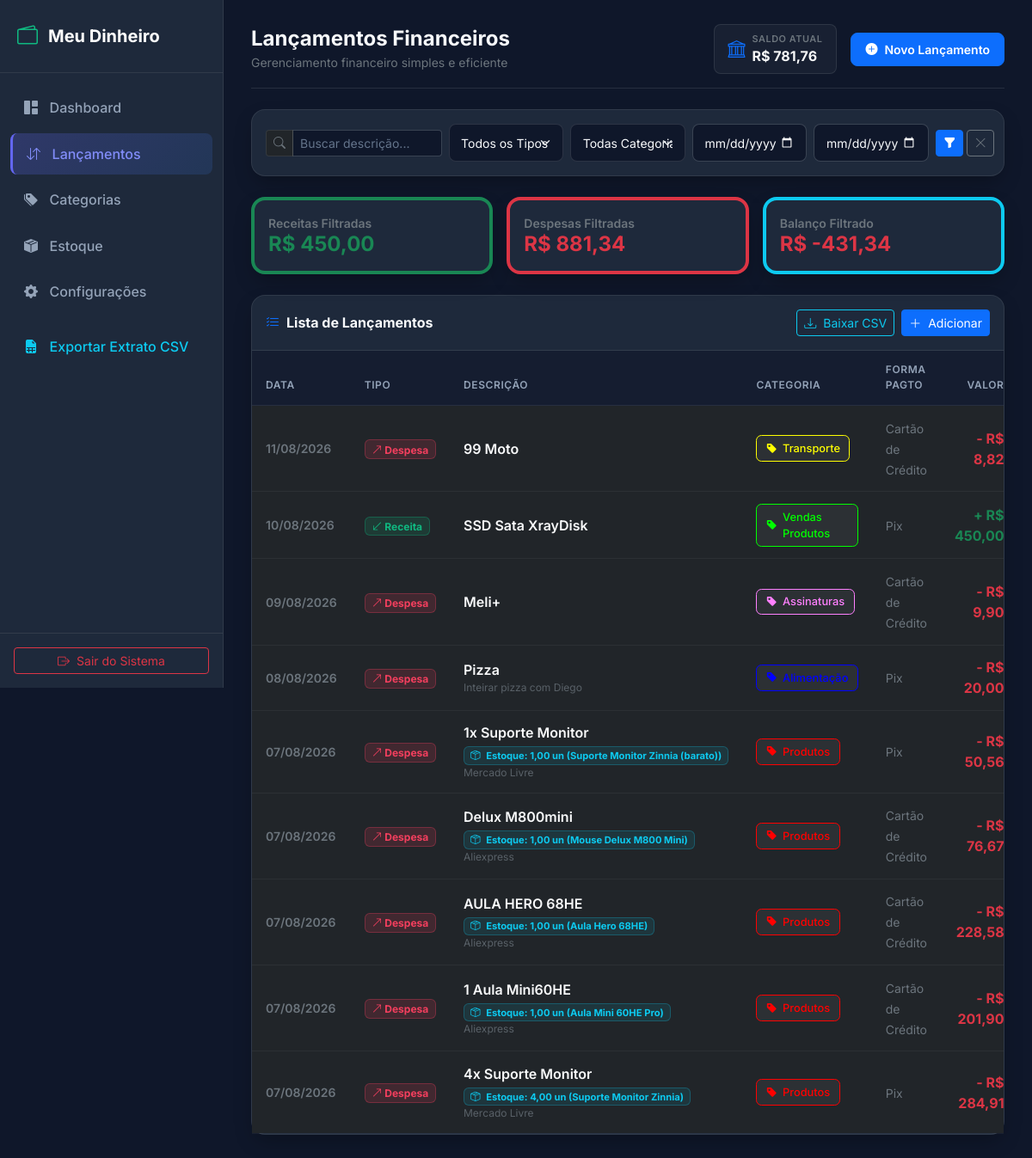
Page /transacoes/ (signed in) on the committed database.
### financas/models.py (models this page shows, shortened)
class UserProfile(models.Model):
    user = models.OneToOneField(User, on_delete=models.CASCADE, related_name='profile')
    initial_balance = models.DecimalField(
        max_digits=12,
        decimal_places=2,
        default=Decimal('0.00'),
        verbose_name="Saldo Inicial / de Partida"
    )
    currency = models.CharField(max_length=5, default="R$", verbose_name="Moeda")
    def get_total_income_all_time(self):
        total = self.user.transactions.filter(type='INCOME').aggregate(Sum('amount'))['amount__sum']
        return total or Decimal('0.00')
    def get_total_expense_all_time(self):
        total = self.user.transactions.filter(type='EXPENSE').aggregate(Sum('amount'))['amount__sum']
        return total or Decimal('0.00')
    def get_current_balance(self):
        return self.initial_balance + self.get_total_income_all_time() - self.get_total_expense_all_time()

class Transaction(models.Model):
    TRANSACTION_TYPES = [
        ('INCOME', 'Receita / Entradas'),
        ('EXPENSE', 'Despesa / Saídas'),
    ]
    PAYMENT_METHODS = [
        ('PIX', 'Pix'),
        ('CARTAO_CREDITO', 'Cartão de Crédito'),
        ('CARTAO_DEBITO', 'Cartão de Débito'),
        ('DINHEIRO', 'Dinheiro'),
        ('TRANSFERENCIA', 'Transferência'),
        ('OUTRO', 'Outro'),
    ]
    user = models.ForeignKey(User, on_delete=models.CASCADE, related_name='transactions')
    type = models.CharField(max_length=10, choices=TRANSACTION_TYPES, verbose_name="Tipo")
    description = models.CharField(max_length=255, verbose_name="Descrição")
    amount = models.DecimalField(max_digits=12, decimal_places=2, verbose_name="Valor (R$)")
    date = models.DateField(verbose_name="Data")
    category = models.ForeignKey(
        Category,
        on_delete=models.SET_NULL,
        null=True,
        blank=True,
        related_name='transactions',
        verbose_name="Categoria"
    )
    payment_method = models.CharField(
        max_length=20,
        choices=PAYMENT_METHODS,
        default='PIX',
        verbose_name="Forma de Pagamento"
    )
    notes = models.TextField(blank=True, null=True, verbose_name="Observações")
    affects_stock = models.BooleanField(default=False, verbose_name="Afeta Estoque?")
    product = models.ForeignKey(
        Product,
        on_delete=models.SET_NULL,
        null=True,
        blank=True,
        related_name='transactions',
        verbose_name="Produto"
    )
    quantity = models.DecimalField(
        max_digits=12,
        decimal_places=2,
        null=True,
        blank=True,
        verbose_name="Quantidade"
    )
    created_at = models.DateTimeField(auto_now_add=True)
    updated_at = models.DateTimeField(auto_now=True)
    class Meta:
        verbose_name = "Transação"
        verbose_name_plural = "Transações"
        ordering = ['-date', '-created_at']

class Category(models.Model):
    TRANSACTION_TYPES = [
        ('INCOME', 'Receita / Entradas'),
        ('EXPENSE', 'Despesa / Saídas'),
    ]
    user = models.ForeignKey(User, on_delete=models.CASCADE, related_name='categories', null=True, blank=True)
    name = models.CharField(max_length=100, verbose_name="Nome da Categoria")
    type = models.CharField(max_length=10, choices=TRANSACTION_TYPES, default='EXPENSE', verbose_name="Tipo")
    color = models.CharField(max_length=20, default='#6366f1', verbose_name="Cor (HEX)")
    icon = models.CharField(max_length=50, default='bi-tag-fill', verbose_name="Ícone Bootstrap")
    is_default = models.BooleanField(default=False)
    created_at = models.DateTimeField(auto_now_add=True)
    class Meta:
        verbose_name = "Categoria"
        verbose_name_plural = "Categorias"
        ordering = ['type', 'name']

class Product(models.Model):
    user = models.ForeignKey(User, on_delete=models.CASCADE, related_name='products')
    name = models.CharField(max_length=150, verbose_name="Nome do Produto")
    sku = models.CharField(max_length=50, blank=True, null=True, verbose_name="SKU / Código")
    unit = models.CharField(max_length=20, default="un", verbose_name="Unidade de Medida")
    cost_price = models.DecimalField(
        max_digits=12, decimal_places=2, default=Decimal('0.00'), verbose_name="Preço Custo Unitário (R$)"
    )
    sale_price = models.DecimalField(
        max_digits=12, decimal_places=2, default=Decimal('0.00'), verbose_name="Preço Venda Unitário (R$)"
    )
    created_at = models.DateTimeField(auto_now_add=True)
    updated_at = models.DateTimeField(auto_now=True)
    class Meta:
        verbose_name = "Produto"
        verbose_name_plural = "Produtos"
        ordering = ['name']
    def get_current_stock(self):
        entries = self.transactions.filter(affects_stock=True, type='EXPENSE').aggregate(Sum('quantity'))['quantity__sum'] or Decimal('0.00')
        exits = self.transactions.filter(affects_stock=True, type='INCOME').aggregate(Sum('quantity'))['quantity__sum'] or Decimal('0.00')
        return entries - exits

### financas/views.py (the view)
# urls.py: path('transacoes/', views.transaction_list_view, name='transactions'),
@login_required
def transaction_list_view(request):
    user = request.user
    profile = UserProfile.objects.get_or_create(user=user)[0]
    queryset = Transaction.objects.filter(user=user).select_related('category')
    search_query = request.GET.get('search', '').strip()
    type_filter = request.GET.get('type', '')
    category_filter = request.GET.get('category', '')
    start_date = request.GET.get('start_date', '')
    end_date = request.GET.get('end_date', '')
    if search_query:
        queryset = queryset.filter(Q(description__icontains=search_query) | Q(notes__icontains=search_query))
    if type_filter in ['INCOME', 'EXPENSE']:
        queryset = queryset.filter(type=type_filter)
    if category_filter.isdigit():
        queryset = queryset.filter(category_id=int(category_filter))
    if start_date:
        queryset = queryset.filter(date__gte=start_date)
    if end_date:
        queryset = queryset.filter(date__lte=end_date)
    total_incomes = queryset.filter(type='INCOME').aggregate(Sum('amount'))['amount__sum'] or Decimal('0.00')
    total_expenses = queryset.filter(type='EXPENSE').aggregate(Sum('amount'))['amount__sum'] or Decimal('0.00')
    filtered_net = total_incomes - total_expenses
    paginator = Paginator(queryset, 15)
    page_number = request.GET.get('page')
    page_obj = paginator.get_page(page_number)
    categories = Category.objects.filter(Q(user=user) | Q(is_default=True)).order_by('type', 'name')
    form = TransactionForm(user=user)
    context = {
        'profile': profile,
        'page_obj': page_obj,
        'total_incomes': total_incomes,
        'total_expenses': total_expenses,
        'filtered_net': filtered_net,
        'categories': categories,
        'form': form,
        'search_query': search_query,
        'type_filter': type_filter,
        'category_filter': category_filter,
        'start_date': start_date,
        'end_date': end_date,
    }
    return render(request, 'financas/transactions.html', context)

### templates/financas/transactions.html (shortened to what this page needs)
{% extends 'base.html' %}
{% load static %}
{% block page_title %}Lançamentos Financeiros{% endblock %}
{% block content %}
<div class="card-custom p-3 mb-4">
  <form method="get" class="row g-2 align-items-center">
    <div class="col-12 col-md-3">
      <div class="input-group input-group-sm">
        <span class="input-group-text bg-dark border-secondary border-opacity-25 text-secondary"><i class="bi bi-search"></i></span>
        <input type="text" name="search" class="form-control" placeholder="Buscar descrição..." value="{{ search_query }}">
      </div>
    </div>
    <div class="col-6 col-md-2">
      <select name="type" class="form-select form-select-sm">
        <option value="">Todos os Tipos</option>
      </select>
    </div>
    <div class="col-6 col-md-2">
      <select name="category" class="form-select form-select-sm">
        <option value="">Todas Categorias</option>
      </select>
    </div>
    <div class="col-6 col-md-2">
      <input type="date" name="start_date" class="form-control form-control-sm" value="{{ start_date }}" placeholder="Data Inicial">
    </div>
    <div class="col-6 col-md-2">
      <input type="date" name="end_date" class="form-control form-control-sm" value="{{ end_date }}" placeholder="Data Final">
    </div>
    <div class="col-12 col-md-1 d-flex gap-1">
      <button type="submit" class="btn btn-primary btn-sm w-100"><i class="bi bi-funnel-fill"></i></button>
      <a href="{% url 'transactions' %}" class="btn btn-outline-secondary btn-sm" title="Limpar Filtros"><i class="bi bi-x-lg"></i></a>
    </div>
  </form>
</div>
<div class="row g-3 mb-4">
  <div class="col-12 col-md-4">
    <div class="card-custom p-3 border-start border-success border-4">
      <div class="text-secondary small fw-semibold">Receitas Filtradas</div>
      <div class="h4 mb-0 fw-bold text-success">R$ {{ total_incomes|floatformat:2 }}</div>
    </div>
  </div>
  <div class="col-12 col-md-4">
    <div class="card-custom p-3 border-start border-danger border-4">
      <div class="text-secondary small fw-semibold">Despesas Filtradas</div>
      <div class="h4 mb-0 fw-bold text-danger">R$ {{ total_expenses|floatformat:2 }}</div>
    </div>
  </div>
  <div class="col-12 col-md-4">
    <div class="card-custom p-3 border-start border-info border-4">
      <div class="text-secondary small fw-semibold">Balanço Filtrado</div>
      <div class="h4 mb-0 fw-bold {% if filtered_net >= 0 %}text-info{% else %}text-danger{% endif %}">
        R$ {{ filtered_net|floatformat:2 }}
      </div>
    </div>
  </div>
</div>
<div class="card-custom">
  <div class="p-3 border-bottom border-secondary border-opacity-25 d-flex align-items-center justify-content-between">
    <h5 class="h6 mb-0 fw-bold d-flex align-items-center gap-2">
      <i class="bi bi-list-check text-primary"></i> Lista de Lançamentos
    </h5>
    <div class="d-flex align-items-center gap-2">
      <a href="{% url 'export_csv' %}" class="btn btn-outline-info btn-sm">
        <i class="bi bi-download me-1"></i> Baixar CSV
      </a>
      <button type="button" class="btn btn-primary btn-sm" data-bs-toggle="modal" data-bs-target="#quickAddModal">
        <i class="bi bi-plus-lg me-1"></i> Adicionar
      </button>
    </div>
  </div>
  {% if page_obj %}
    <div class="table-responsive">
      <table class="table table-custom mb-0">
        <thead>
          <tr>
            <th>Data</th>
            <th>Tipo</th>
            <th>Descrição</th>
            <th>Categoria</th>
            <th>Forma Pagto</th>
            <th class="text-end">Valor</th>
          </tr>
        </thead>
        <tbody>
          {% for t in page_obj %}
            <tr>
              <td class="text-secondary small fw-semibold">{{ t.date|date:"d/m/Y" }}</td>
              <td>
                {% if t.type == 'INCOME' %}
                  <span class="badge badge-income"><i class="bi bi-arrow-down-left"></i> Receita</span>
                {% else %}
                  <span class="badge badge-expense"><i class="bi bi-arrow-up-right"></i> Despesa</span>
                {% endif %}
              </td>
              <td>
                <div class="fw-semibold text-light">{{ t.description }}</div>
                {% if t.affects_stock and t.product %}
                  <span class="badge bg-info bg-opacity-10 text-info border border-info border-opacity-25 mt-1" style="font-size: 0.7rem;">
                    <i class="bi bi-box-seam me-1"></i> Estoque: {{ t.quantity|floatformat:2 }} {{ t.product.unit }} ({{ t.product.name }})
                  </span>
                {% endif %}
                {% if t.notes %}
                  <small class="text-secondary opacity-75 d-block" style="font-size: 0.75rem;">{{ t.notes }}</small>
                {% endif %}
              </td>
              <td>
                {% if t.category %}
                  <span class="badge-cat" style="background-color: rgba(255,255,255,0.05); color: {{ t.category.color }}; border: 1px solid {{ t.category.color }};">
                    <i class="bi {{ t.category.icon }}"></i> {{ t.category.name }}
                  </span>
                {% else %}
                  <span class="text-secondary small">Sem Categoria</span>
                {% endif %}
              </td>
              <td><span class="text-secondary small">{{ t.get_payment_method_display }}</span></td>
              <td class="text-end fw-bold fs-6 {% if t.type == 'INCOME' %}text-success{% else %}text-danger{% endif %}">
                {% if t.type == 'INCOME' %}+{% else %}-{% endif %} R$ {{ t.amount|floatformat:2 }}
              </td>
            </tr>
          {% endfor %}
        </tbody>
      </table>
    </div>
  {% endif %}
</div>
{% endblock %}

### templates/base.html (shortened to what this page needs)
{% load static %}
<!DOCTYPE html>
<html lang="pt-br" data-bs-theme="dark">
<head>
  <link href="https://cdn.jsdelivr.net/npm/bootstrap@5.3.3/dist/css/bootstrap.min.css" rel="stylesheet">
  <link rel="stylesheet" href="https://cdn.jsdelivr.net/npm/bootstrap-icons@1.11.3/font/bootstrap-icons.min.css">
  <link rel="stylesheet" href="{% static 'css/custom.css' %}">
</head>
<body>
  <aside class="sidebar" id="sidebar">
    <div class="brand-logo">
      <i class="bi bi-wallet2"></i>
      <span>Meu Dinheiro</span>
    </div>
    <nav class="nav-menu">
      <a href="{% url 'dashboard' %}" class="nav-link-custom {% if request.resolver_match.url_name == 'dashboard' %}active{% endif %}">
        <i class="bi bi-grid-1x2-fill"></i>
        <span>Dashboard</span>
      </a>
      <a href="{% url 'transactions' %}" class="nav-link-custom {% if request.resolver_match.url_name == 'transactions' %}active{% endif %}">
        <i class="bi bi-arrow-down-up"></i>
        <span>Lançamentos</span>
      </a>
      <a href="{% url 'categories' %}" class="nav-link-custom {% if request.resolver_match.url_name == 'categories' %}active{% endif %}">
        <i class="bi bi-tags-fill"></i>
        <span>Categorias</span>
      </a>
      <a href="{% url 'stock' %}" class="nav-link-custom {% if request.resolver_match.url_name == 'stock' %}active{% endif %}">
        <i class="bi bi-box-seam-fill"></i>
        <span>Estoque</span>
      </a>
      <a href="{% url 'settings' %}" class="nav-link-custom {% if request.resolver_match.url_name == 'settings' %}active{% endif %}">
        <i class="bi bi-gear-fill"></i>
        <span>Configurações</span>
      </a>
      <a href="{% url 'export_csv' %}" class="nav-link-custom text-info mt-3">
        <i class="bi bi-file-earmark-spreadsheet-fill"></i>
        <span>Exportar Extrato CSV</span>
      </a>
    </nav>
    <div class="p-3 border-top border-secondary border-opacity-25">
      <form method="post" action="{% url 'logout' %}">
        <button type="submit" class="btn btn-outline-danger w-100 btn-sm d-flex align-items-center justify-content-center gap-2">
          <i class="bi bi-box-arrow-right"></i> Sair do Sistema
        </button>
      </form>
    </div>
  </aside>
  <main class="main-content">
    <header class="d-flex align-items-center justify-content-between mb-4 pb-3 border-bottom border-secondary border-opacity-25">
      <div class="d-flex align-items-center gap-3">
        <div>
          <h1 class="h4 mb-0 fw-bold">{% block page_title %}Dashboard{% endblock %}</h1>
          <small class="text-secondary d-none d-sm-inline">Gerenciamento financeiro simples e eficiente</small>
        </div>
      </div>
      <div class="d-flex align-items-center gap-3">
        <div class="px-3 py-2 rounded-3 bg-secondary bg-opacity-10 border border-secondary border-opacity-25 d-flex align-items-center gap-2">
          <i class="bi bi-bank text-primary fs-5"></i>
          <div>
            <div class="text-uppercase text-secondary fw-semibold" style="font-size: 0.68rem; letter-spacing: 0.05em;">Saldo Atual</div>
            <div class="fw-bold fs-6 text-light">R$ {{ current_balance|default:user.profile.get_current_balance|floatformat:2 }}</div>
          </div>
        </div>
        <button type="button" class="btn btn-primary btn-sm px-3 py-2 rounded-3 d-flex align-items-center gap-2 fw-semibold" data-bs-toggle="modal" data-bs-target="#quickAddModal">
          <i class="bi bi-plus-circle-fill"></i>
          <span class="d-none d-md-inline">Novo Lançamento</span>
        </button>
      </div>
    </header>
    {% block content %}{% endblock %}
  </main>
</body>
</html>

### rows in the picture
Transaction: date "11/08/2026", type "EXPENSE" (drawn), description "99 Moto", category.name "Transporte", payment_method "Cartão de Crédito", amount "8,82"
Transaction: date "10/08/2026", type "INCOME" (drawn), description "SSD Sata XrayDisk", category.name "Vendas Produtos", payment_method "Pix", amount "450,00"
Transaction: date "09/08/2026", type "EXPENSE" (drawn), description "Meli+", category.name "Assinaturas", payment_method "Cartão de Crédito", amount "9,90"
Transaction: date "08/08/2026", type "EXPENSE" (drawn), description "Pizza", notes "Inteirar pizza com Diego", payment_method "Pix", amount "20,00"
Transaction: date "07/08/2026", type "EXPENSE" (drawn), description "1x Suporte Monitor", quantity "1,00", product.unit "un", product.name "Suporte Monitor Zinnia (barato)", notes "Mercado Livre", category.name "Produtos", payment_method "Pix", amount "50,56"
Transaction: date "07/08/2026", type "EXPENSE" (drawn), description "Delux M800mini", quantity "1,00", product.unit "un", product.name "Mouse Delux M800 Mini", notes "Aliexpress", category.name "Produtos", payment_method "Cartão de Crédito", amount "76,67"
Transaction: date "07/08/2026", type "EXPENSE" (drawn), description "AULA HERO 68HE", quantity "1,00", product.unit "un", product.name "Aula Hero 68HE", notes "Aliexpress", category.name "Produtos", payment_method "Cartão de Crédito", amount "228,58"
Transaction: date "07/08/2026", type "EXPENSE" (drawn), description "1 Aula Mini60HE", quantity "1,00", product.unit "un", product.name "Aula Mini 60HE Pro", notes "Aliexpress", category.name "Produtos", payment_method "Cartão de Crédito", amount "201,90"
Transaction: date "07/08/2026", type "EXPENSE" (drawn), description "4x Suporte Monitor", quantity "4,00", product.unit "un", product.name "Suporte Monitor Zinnia", notes "Mercado Livre", category.name "Produtos", payment_method "Pix", amount "284,91"

### other values in the picture
{{ current_balance|default:user.profile.get_current_balance|floatformat:2 }} "781,76"
{{ total_incomes|floatformat:2 }} "450,00"
{{ total_expenses|floatformat:2 }} "881,34"
{{ filtered_net|floatformat:2 }} "-431,34"
